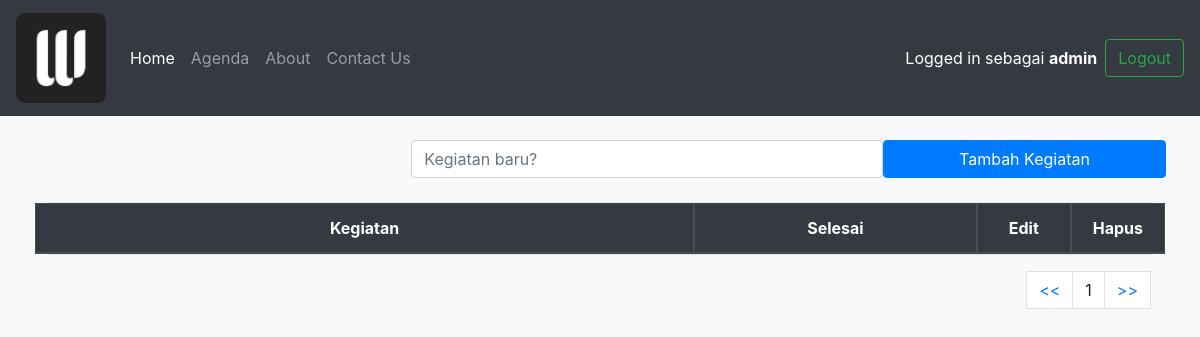
Before: /todolist/ (signed in) with the older database file.
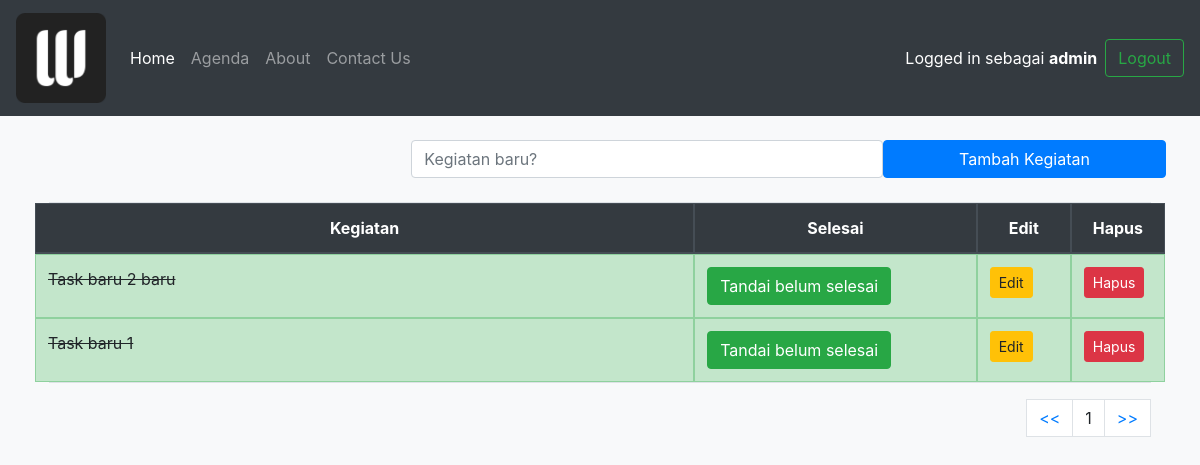
After: the same page with the newer database file.
### todolist_app/models.py (models this page shows, shortened)
class TaskList(models.Model):
    owner = models.ForeignKey(User, on_delete=models.CASCADE, default=None)
    task = models.CharField(max_length=300)
    done = models.BooleanField(default=False)
    class Meta:
        verbose_name_plural = "Tasks"

### todolist_app/views.py (the view)
# urls.py: path('todolist/', include('todolist_app.urls')),
@login_required
def todolist(request):
    if request.method== "POST":
        form = TaskForm(request.POST or None)
        if form.is_valid():
            instance = form.save(commit=False)
            instance.owner = request.user
            instance.save()
        messages.success(request,("Kegitan baru ditambahkan!"))
        return redirect('todolist')
    else:
        all_task = TaskList.objects.filter(owner=request.user).order_by('id').reverse()
        page = request.GET.get('page', 1)
        paginator = Paginator(all_task, 10)
        try:
            all_tasks = paginator.page(page)
        except PageNotAnInteger:
            all_tasks = paginator.page(1)
        except EmptyPage:
            all_tasks = paginator.page(paginator.num_pages)
        return render(request, 'todolist.html', { 'all_tasks': all_tasks })

### todolist_app/templates/todolist.html (shortened to what this page needs)
{% extends 'base.html' %}
{% block content %}
  <div class="container">
    <div class="container px-lg-1">
    <form method="POST" class="row">
      <label class="col-sm-4"></label>
        <input type="text" class="form-control col-sm-5" name="task" placeholder="Kegiatan baru?">
        <button type="submit" class="btn btn-primary col-sm-3">Tambah Kegiatan</button>
    </form>
    <table class="table table-bordered">
      <thead class="thead-dark">
        <tr class="row text-center">
          <th class="col-sm-7">Kegiatan</th>
          <th class="col-sm-3">Selesai</th>
          <th class="col-sm-1">Edit</th>
          <th class="col-sm-1">Hapus</th>
        </tr>
      </thead>
      <tbody>
        {%if all_tasks %}
          {% for obj in all_tasks %}
              {% if obj.done %}
                <tr class="table-success row">
                  <td class="col-sm-7"><del>{{ obj.task }}</del></td>
                  <td class="col-sm-3"><a href="{% url 'pending_task' obj.id %}"><button type="button" class="btn btn-success">Tandai belum selesai</button></a></td>
                  <td class="col-sm-1"><a href="{% url 'edit_task' obj.id %}"><button type="button" class="btn btn-warning btn-sm">Edit</button></a></td>
                  <td class="col-sm-1"><a href="{% url 'delete_task' obj.id %}"><button type="button" class="btn btn-danger btn-sm">Hapus</button></a></td>
                </tr>
              {% endif %}
          {% endfor %}
        {% endif %}
    </tbody>
    </table>
      <nav aria-label="Page navigation example">
        <ul class="pagination justify-content-end">
            {% if all_tasks.has_previous %}
                <li><a  class="page-link" tabindex="-1" aria-disabled="true" href="?page={{ all_tasks.previous_page_number }}">«</a></li>
            {% else %}
                <li class="page-link" class="page-item disabled"> << </li>
            {% endif %}
            {% for i in all_tasks.paginator.page_range %}
                {% if all_tasks.number == i %}
                    <li class="page-item"><a class="page-link">{{ i }}</a></li>
                {% else %}
                    <li class="page-item"><a class="page-link" href="?page={{ i }}">{{ i }}</a></li>
                {% endif %}
            {% endfor %}
            {% if all_tasks.has_next %}
                <li class="page-item"><a class="page-link" href="?page={{ all_tasks.next_page_number }}">»</a></li>
            {% else %}
                <li class="page-link" class="page-item disabled"> >> </li>
            {% endif %}
        </ul>
    </nav>
    </div>
  </div>
{% endblock content %}

### templates/base.html (shortened to what this page needs)
{% load static %}
<!doctype html>
<html lang="en">
  <head>
    <link rel="stylesheet" href="https://stackpath.bootstrapcdn.com/bootstrap/4.4.1/css/bootstrap.min.css">
    <nav class="navbar navbar-expand-lg navbar-dark bg-dark">
      <a class="navbar-brand" href="{% url 'index' %}"><img src="{% static 'images/logo3.png'%}" width=90></a>
      <div class="collapse navbar-collapse" id="navbarNav">
        <ul class="navbar-nav">
          <li class="nav-item active">
            <a class="nav-link" href="{% url 'index' %}">Home <span class="sr-only">(current)</span></a>
          </li>
          <li class="nav-item">
            <a class="nav-link" href="{% url 'todolist' %}">Agenda</a>
          </li>
          <li class="nav-item">
            <a class="nav-link" href="{% url 'about' %}">About</a>
          </li>
          <li class="nav-item">
            <a class="nav-link" href="{% url 'contact' %}">Contact Us</a>
          </li>
        </ul>
      </div>
      {%if user.is_authenticated%}
        <div class="form-inline my-2 my-lg-0">
          <div class="p-2 mb-0 bg-dark text-white">Logged in sebagai <b>{{ user.username }}</b></div>
          <a href="{% url 'logout' %}"><button class="btn btn-outline-success my-2 my-sm-0" type="submit">Logout</button></a>
        </div>
      {% else %}
      <a href="{% url 'login' %}"><button class="btn btn-success mr-2 my-2 my-sm-0" type="submit">Login</button></a>
      <a href="{% url 'register' %}"><button class="btn btn-primary my-2 my-sm-0" type="submit">Register</button></a>
      {% endif %}
    </nav>
  </head>
  <body class="bg-light">
    {% block content %}
    {% endblock content %}
  </body>
</html>

Changed rows visible on the page:
added TaskList: task "Task baru 2 baru"
added TaskList: task "Task baru 1"
